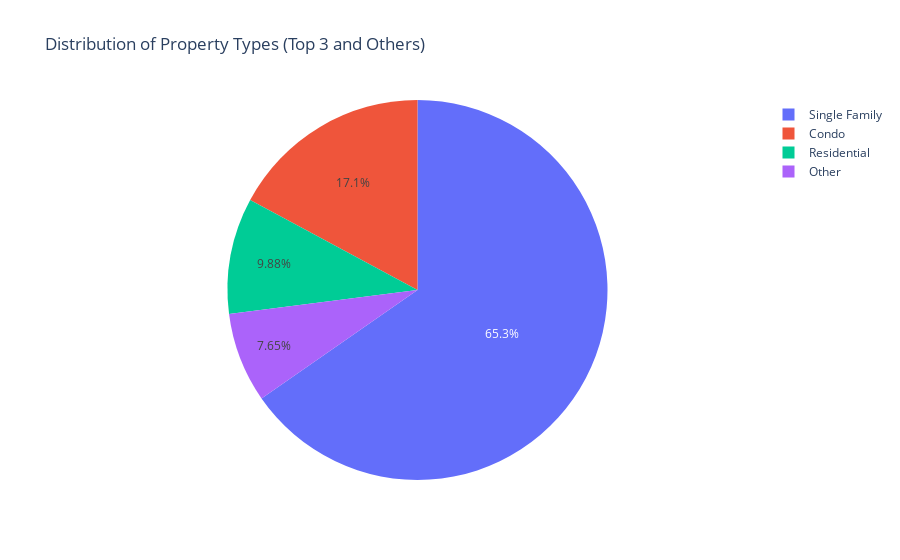

Notebook cell for this chart:
### Code cell
top_3_property_types = property_type_sales_sorted.head(3)
other_property_types = property_type_sales_sorted.iloc[3:]
other_total_sales = other_property_types['TotalSales'].sum()
grouped_data = pd.concat([top_3_property_types, pd.DataFrame({'Property Type': ['Other'], 'TotalSales': [other_total_sales]})])
fig = px.pie(grouped_data, values='TotalSales', names='Property Type', title='Distribution of Property Types (Top 3 and Others)')
fig.show()

### Figure 1 — Plotly figure (JSON) as saved in the notebook; plotly's stock layout.template omitted (floating-point values rounded to 4 significant figures)
{"data": [{"domain": {"x": [0, 1], "y": [0, 1]}, "hovertemplate": "Property Type=%{label}<br>TotalSales=%{value}<extra></extra>", "labels": ["Single Family", "Condo", "Residential", "Other"], "legendgroup": "", "name": "", "showlegend": true, "type": "pie", "values": [401612, 105420, 60728, 47007]}], "layout": {"autosize": true, "legend": {"tracegroupgap": 0}, "title": {"text": "Distribution of Property Types (Top 3 and Others)"}}}
